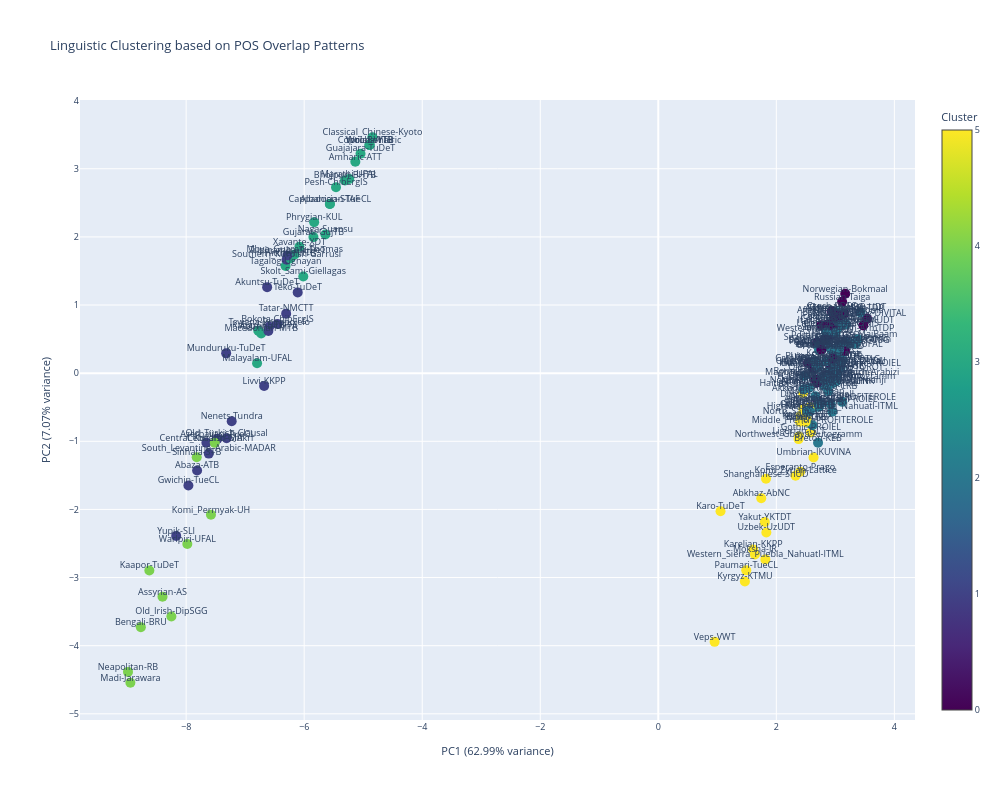

Notebook source saved alongside this figure:
### Code cell
import plotly.graph_objects as go

# Create a dataframe with the PCA features
plot_df = pd.DataFrame({
    'PC1': pca_features[:, 0],
    'PC2': pca_features[:, 1],
    'Language': adj_df.index,
    'Cluster': adj_df['Cluster']
})

fig = go.Figure()

# Add scatter points
fig.add_trace(
    go.Scatter(
        x=plot_df['PC1'],
        y=plot_df['PC2'],
        mode='markers',
        marker=dict(
            size=10,
            color=plot_df['Cluster'],
            colorscale='Viridis',
            showscale=True,
            colorbar=dict(title="Cluster")
        ),
        text=plot_df['Language'],
        hovertemplate='<b>%{text}</b><br>PC1: %{x:.2f}<br>PC2: %{y:.2f}<extra></extra>',
        showlegend=False
    )
)

# Add text labels with lines connecting to points
for idx, row in plot_df.iterrows():
    # Add a line from the point to the text label
    fig.add_trace(
        go.Scatter(
            x=[row['PC1'], row['PC1']],
            y=[row['PC2'], row['PC2']],
            mode='lines+text',
            line=dict(color='rgba(128, 128, 128, 0.3)', width=1),
            text=['', row['Language']],
            textposition='top center',
            hoverinfo='skip',
            showlegend=False
        )
    )

fig.update_layout(
    title='Linguistic Clustering based on POS Overlap Patterns',
    xaxis_title=f"PC1 ({pca.explained_variance_ratio_[0]:.2%} variance)",
    yaxis_title=f"PC2 ({pca.explained_variance_ratio_[1]:.2%} variance)",
    height=800,
    width=1000,
    hovermode='closest',
    font=dict(size=9)
)

fig.show()
